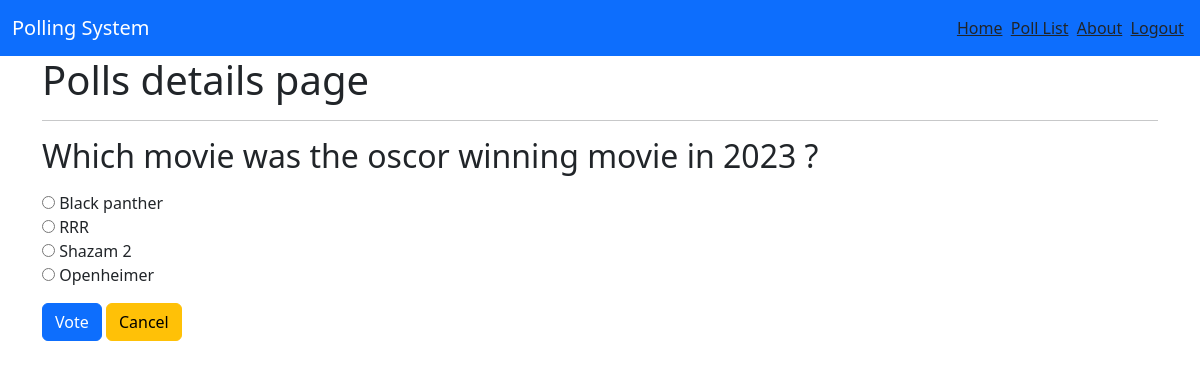
Page /polls/poll-details/4/ (signed in) on the committed database.
### poll/models.py (models this page shows, shortened)
class Poll(models.Model):
    owner = models.ForeignKey(User, on_delete=models.CASCADE)
    text = models.TextField()
    pub_date = models.DateTimeField(default=timezone.now)
    active = models.BooleanField(default=True)
    created_at = models.DateTimeField(auto_now_add=True)
    def __str__(self):
        return self.text

class Choice(models.Model):
    poll = models.ForeignKey(Poll, on_delete=models.CASCADE)
    choice_text = models.CharField(max_length=255)
    created_at = models.DateTimeField(auto_now_add=True)
    updated_at = models.DateTimeField(auto_now=True)

### poll/views.py (the view, shortened to what this page needs)
# urls.py: path('poll-details/<int:poll_id>/',Poll_Details.as_view(),name="poll-details"),
class Poll_Details(View):
    @method_decorator(login_required(login_url='accounts:login'))
    def get(self, request, poll_id, *args, **kwargs):
        poll = get_object_or_404(Poll, id=poll_id)
        if not poll.active:
          return redirect('poll:poll-result', poll_id=poll.id)
        loop_count = poll.choice_set.count()
        context = {
            'poll': poll,
            'loop_time': range(0, loop_count),
        }
        return render(request, 'poll-details.html', context)

### poll/templates/poll-details.html (shortened to what this page needs)
{% include "header.html" %}
<div class="container">
    <h1>Polls details page</h1>
    <hr>
    <h2 class="mt-3 mb-3">{{ poll }}</h2>
    <form  method="POST">
        {% for choice in poll.choice_set.all %}
        <input type="radio" name="choice" id="choice{{ forloop.counter }}" value="{{ choice.id }}">
        <label for="choice{{ forloop.counter }}">{{ choice.choice_text }}</label>
        <br>
        {% endfor %}
        <input type="submit" value="Vote" class="btn btn-primary mt-3">
        <a class="btn btn-warning mt-3" href="{% url 'poll:poll-list' %}" role="button">Cancel</a>
    </form>
</div>
{% include "footer.html" %}

### rows in the picture
Poll: text "Which movie was the oscor winning movie in 2023 ?"
Choice: choice_text "Black panther"
Choice: choice_text "RRR"
Choice: choice_text "Shazam 2"
Choice: choice_text "Openheimer"
